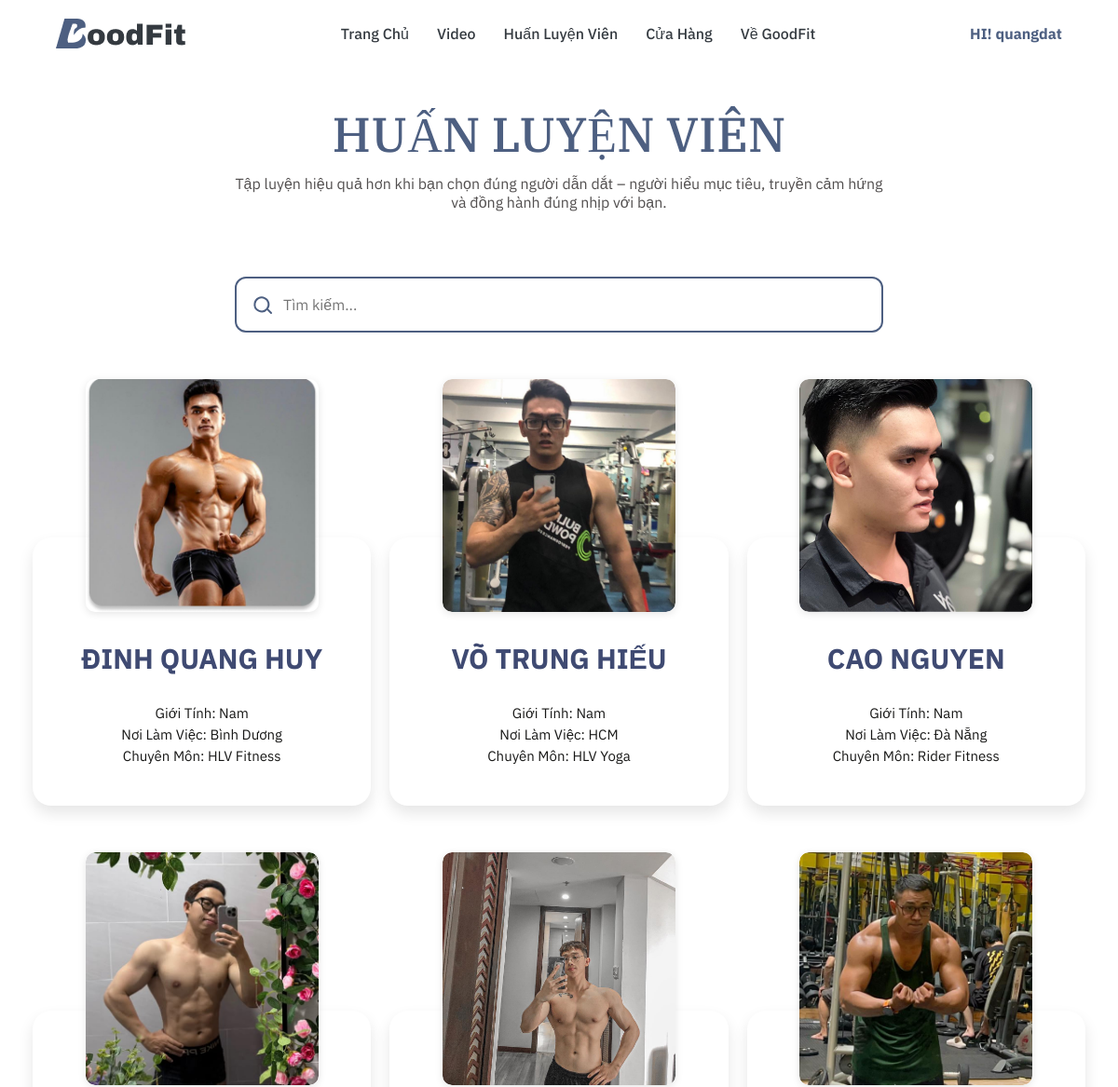
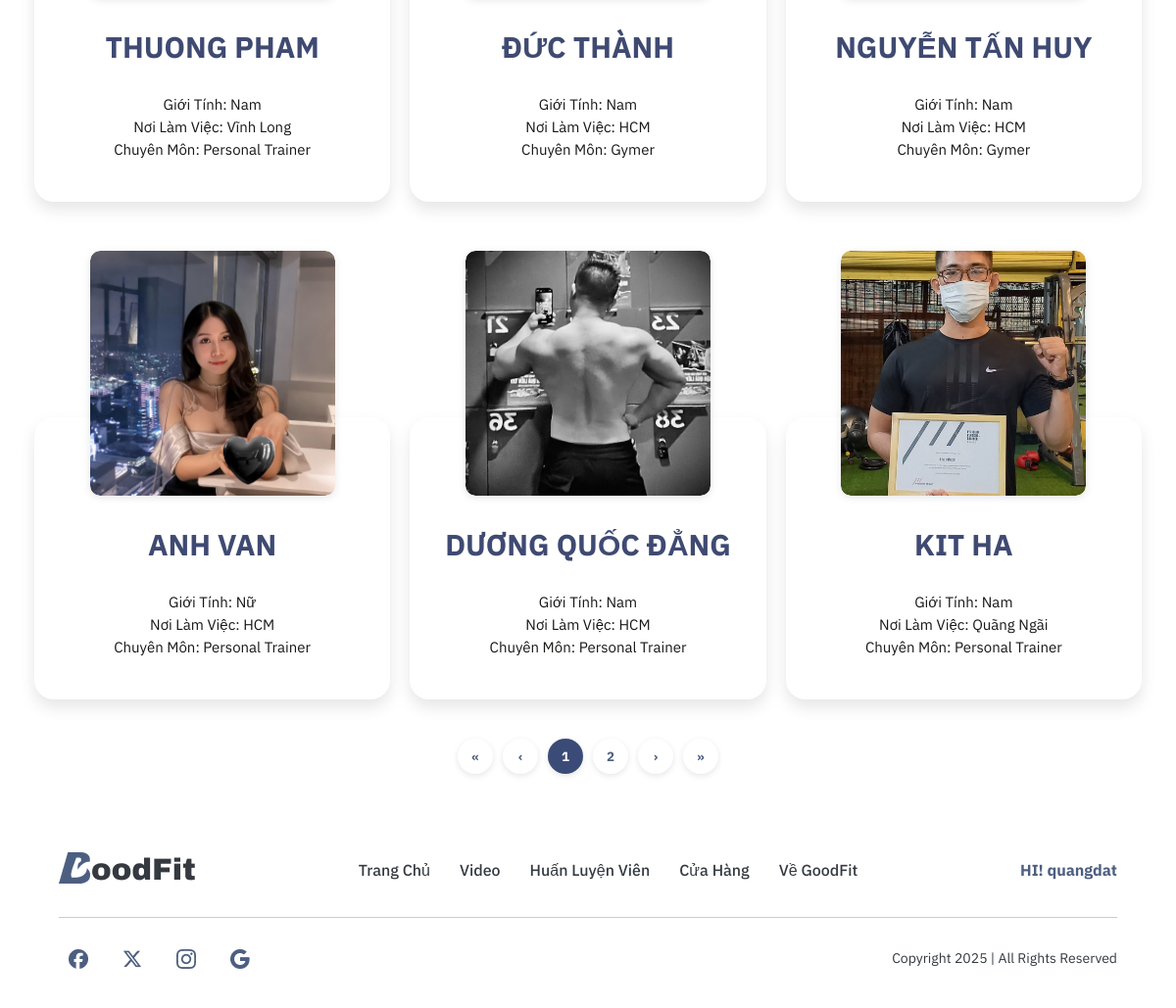
Screenshot of /Giangvien/Giangvien.php (signed in) with the database file from the repository (2 pictures, top to bottom).
### tables this page shows
CREATE TABLE `huanluyenvien` (
  `id` INT NOT NULL AUTO_INCREMENT,
  `anh` VARCHAR(255) DEFAULT NULL,
  `ten` VARCHAR(100) NOT NULL,
  `gioitinh` ENUM('Nam', 'Nữ') NOT NULL,
  `noilamviec` VARCHAR(100) NOT NULL,
  `chuyenmon` VARCHAR(100) NOT NULL,
  PRIMARY KEY (`id`)
);

### Giangvien/Giangvien.php (the view, shortened to what this page needs)
<?php
include '../connect.php';
$sql = "SELECT * FROM huanluyenvien";
$result = $conn->query($sql);
?>
<!DOCTYPE html>
<html lang="vi">
<head>
  <link rel="stylesheet" href="Giangvien.css">
  <link rel="stylesheet" href="https://cdnjs.cloudflare.com/ajax/libs/font-awesome/6.4.0/css/all.min.css">
  <link rel="stylesheet" href="../header.css">
</head>
<body>
  <?php include '../header.php'; ?>
    <section class="trainer-section">
    <h1>HUẤN LUYỆN VIÊN</h1>
    <p class="sub-text">Tập luyện hiệu quả hơn khi bạn chọn đúng người dẫn dắt – người hiểu mục tiêu, truyền cảm hứng và đồng hành đúng nhịp với bạn.</p>
    <div class="search-box">
      <svg class="icon search-icon" xmlns="http://www.w3.org/2000/svg" fill="none" viewBox="0 0 24 24" stroke="currentColor">
        <path stroke-linecap="round" stroke-linejoin="round" stroke-width="2"
          d="M21 21l-4.35-4.35m0 0A7.5 7.5 0 103.5 10.5a7.5 7.5 0 0013.15 6.15z" />
      </svg>
      <input type="text" id="searchInput" placeholder="Tìm kiếm..." />
    </div>
    <div class="trainer-list" id="trainerList">
      <?php if ($result->num_rows > 0): ?>
        <?php while ($row = $result->fetch_assoc()): ?>
          <div class="card">
            <a href="../teacherinfo/teacherinfo.php?id=<?= $row['id'] ?>">
              <div class="card-image-wrapper">
                <img src="<?= htmlspecialchars($row['anh']) ?>" alt="HLV <?= htmlspecialchars($row['ten']) ?>">
              </div>
              <div class="card-info">
                <h3><?= strtoupper(htmlspecialchars($row['ten'])) ?></h3>
                <p>Giới Tính: <?= htmlspecialchars($row['gioitinh']) ?></p>
                <p>Nơi Làm Việc: <?= htmlspecialchars($row['noilamviec']) ?></p>
                <p>Chuyên Môn: <?= htmlspecialchars($row['chuyenmon']) ?></p>
              </div>
            </a>
          </div>
        <?php endwhile; ?>
      <?php else: ?>
        <p>Không tìm thấy huấn luyện viên nào.</p>
      <?php endif; ?>
    </div>
    <div class="pagination" id="pagination"></div>
  </section>
<?php include($_SERVER['DOCUMENT_ROOT'] . "/GoodFit/footer.php"); ?>
</body>

### Giangvien/Giangvien.css (style rules this page uses)
* { margin: 0; padding: 0; box-sizing: border-box; }
body { color: white; font-family: 'IBM Plex Sans', sans-serif; }
.trainer-section { max-width: 1170px; margin: 0 auto; text-align: center; padding: 40px 20px; }
h1 { font-family: 'IBM Plex Serif', serif; font-weight: 500; font-size: 52px; color: #4D5F81; margin-bottom: 10px; margin-top: 70px; }
.sub-text { font-family: 'IBM Plex Sans', sans-serif; font-weight: 400; font-size: 16px; color: #524F4F; margin-bottom: 70px; max-width: 700px; margin: 0 auto 70px auto; }
.search-box { width: 696px; height: 60px; border: 2px solid #4D5F81; border-radius: 12px; margin: 0 auto 40px auto; display: flex; align-items: center; padding: 0 16px; background-color: #ffffff; margin-bottom: 220px; }
.search-box input { flex: 1; background: transparent; border: none; outline: none; font-size: 16px; color: rgb(0, 0, 0); padding: 0 10px; font-family: 'IBM Plex Sans', sans-serif; }
.icon { width: 24px; height: 24px; color: #4D5F81; flex-shrink: 0; }
.trainer-list { max-width: 1170px; margin: 0 auto 40px; display: grid; grid-template-columns: repeat(3, 1fr); row-gap: 220px; column-gap: 20px; }
.card { background-color: rgb(255, 255, 255); border-radius: 20px; box-shadow: 0 8px 16px rgba(0, 0, 0, 0.1); text-align: center; transition: transform 0.3s; position: relative; padding-top: 80px; }
.card-image-wrapper { position: absolute; top: -170px; left: 50%; transform: translateX(-50%); width: 250px; height: 250px; border-radius: 10px; overflow: hidden; box-shadow: 0 2px 8px rgba(0, 0, 0, 0.1); display: flex; justify-content: center; align-items: center; }
.card-image-wrapper img { width: 100%; height: 100%; object-fit: cover; border-radius: 10px; background-color: transparent; }
.card-info { padding: 0 20px 40px; }
.trainer-list .card a { text-decoration: none; display: block; height: 100%; }
.trainer-list .card a h3, .trainer-list .card a p { text-decoration: none; }
.card h3 { color: #3f4a72; font-weight: bold; font-size: 30px; margin-top: 30px; margin-bottom: 30px; text-transform: uppercase; }
.card p { margin: 4px 0; font-size: 15px; font-weight: 400; color: #181817; }
.pagination { display: flex; justify-content: center; gap: 10px; margin-top: 20px; }

### rows the page displays
huanluyenvien: anh (picture), ten "ĐINH QUANG HUY", gioitinh "Nam", noilamviec "Bình Dương", chuyenmon "HLV Fitness"
huanluyenvien: anh (picture), ten "VÕ TRUNG HIẾU", gioitinh "Nam", noilamviec "HCM", chuyenmon "HLV Yoga"
huanluyenvien: anh (picture), ten "CAO NGUYEN", gioitinh "Nam", noilamviec "Đà Nẵng", chuyenmon "Rider Fitness"
huanluyenvien: anh (picture), ten "THUONG PHAM", gioitinh "Nam", noilamviec "Vĩnh Long", chuyenmon "Personal Trainer"
huanluyenvien: anh (picture), ten "ĐỨC THÀNH", gioitinh "Nam", noilamviec "HCM", chuyenmon "Gymer"
huanluyenvien: anh (picture), ten "NGUYỄN TẤN HUY", gioitinh "Nam", noilamviec "HCM", chuyenmon "Gymer"
huanluyenvien: anh (picture), ten "ANH VAN", gioitinh "Nữ", noilamviec "HCM", chuyenmon "Personal Trainer"
huanluyenvien: anh (picture), ten "DƯƠNG QUỐC ĐẲNG", gioitinh "Nam", noilamviec "HCM", chuyenmon "Personal Trainer"
huanluyenvien: anh (picture), ten "KIT HA", gioitinh "Nam", noilamviec "Quãng Ngãi", chuyenmon "Personal Trainer"

### other values shown
$username "quangdat"
